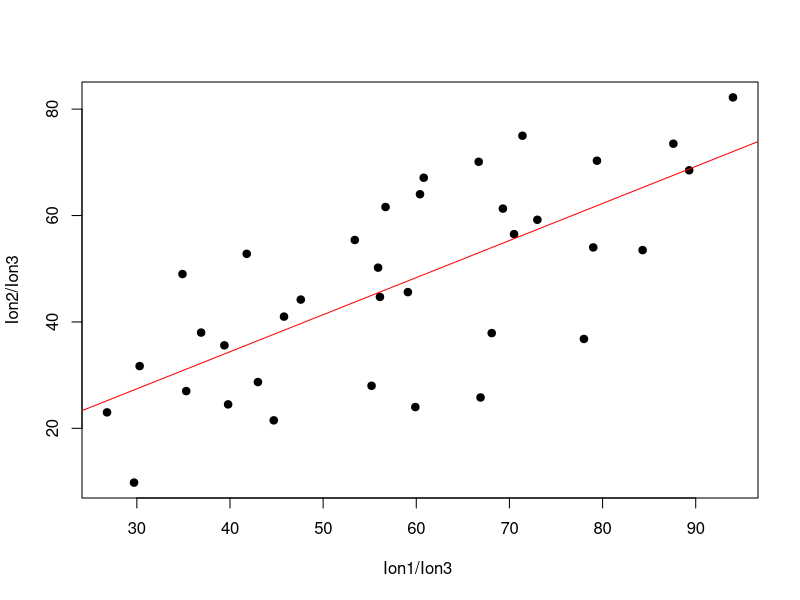

Generate this figure with R:
## ---- chunk 1
setwd("C:/Book/Chapter3/Examples")
data <-read.csv(file="Ex3.4.csv",head=TRUE,sep=",")
data
# Scatter plot
plot(data$Ion1.Ion3, data$Ion2.Ion3, 
   xlab="Ion1/Ion3 ", ylab="Ion2/Ion3", pch=19)
abline(lm(data$Ion2.Ion3~data$Ion1.Ion3), col="red") # regression line (y~x)
